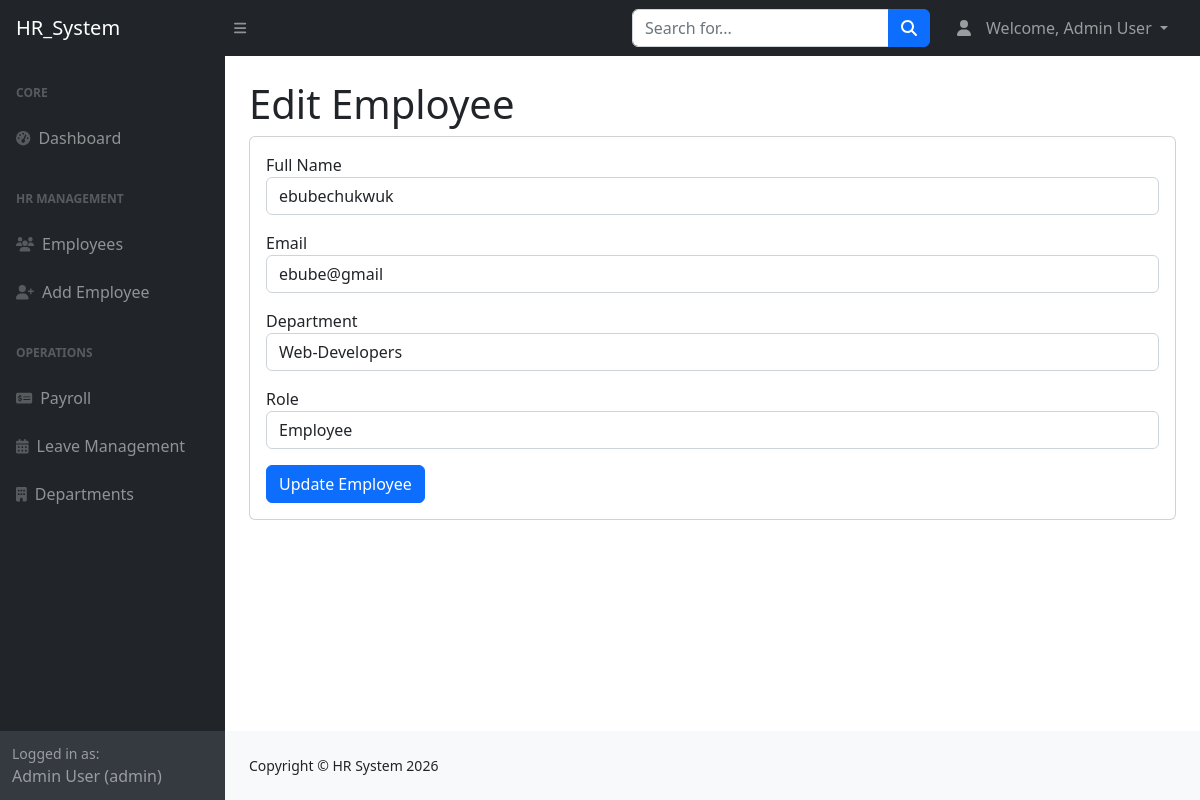
/hr_suite/employee/edit_employee.php?id=8 (signed in), run on the app's committed database.
### tables this page shows
CREATE TABLE `users` (
  `id` int(11) NOT NULL,
  `full_name` varchar(100) NOT NULL,
  `email` varchar(100) NOT NULL,
  `password` varchar(255) NOT NULL,
  `role` enum('admin','hr','employee') NOT NULL DEFAULT 'employee',
  `department_id` int(11) NOT NULL,
  `created_at` timestamp NOT NULL DEFAULT current_timestamp(),
  `profile_image` varchar(255) DEFAULT NULL
);

CREATE TABLE `departments` (
  `id` int(11) NOT NULL,
  `department_name` varchar(100) NOT NULL,
  `created_at` timestamp NOT NULL DEFAULT current_timestamp()
);

### hr_suite/employee/edit_employee.php (the view, shortened to what this page needs)
<?php
include("../config/db.php");
$name = $_SESSION['name'];
$role = $_SESSION['role'];
$id = intval($_GET['id'] ?? 0);
$sql = "SELECT * FROM users WHERE id = $id";
$result = mysqli_query($conn, $sql);
$user = mysqli_fetch_assoc($result);
$dept_sql = "SELECT * FROM departments";
$dept_result = mysqli_query($conn, $dept_sql);
?>
<!DOCTYPE html>
<html lang="en">
<head>
    <link href="https://cdn.jsdelivr.net/npm/simple-datatables@7.1.2/dist/style.min.css" rel="stylesheet" />
    <link href="../assets/css/styles.css" rel="stylesheet">
</head>
<body class="sb-nav-fixed">
<nav class="sb-topnav navbar navbar-expand navbar-dark bg-dark">
            <a class="navbar-brand ps-3" href="index.php">HR_System</a>
            <button class="btn btn-link btn-sm order-1 order-lg-0 me-4 me-lg-0" id="sidebarToggle" href="#!"><i class="fas fa-bars"></i></button>
            <form class="d-none d-md-inline-block form-inline ms-auto me-0 me-md-3 my-2 my-md-0">
                <div class="input-group">
                    <input class="form-control" type="text" placeholder="Search for..." aria-label="Search for..." aria-describedby="btnNavbarSearch" />
                    <button class="btn btn-primary" id="btnNavbarSearch" type="button"><i class="fas fa-search"></i></button>
                </div>
            </form>
            <ul class="navbar-nav ms-auto ms-md-0 me-3 me-lg-4">
                <li class="nav-item dropdown">
                    <a class="nav-link dropdown-toggle" id="navbarDropdown" href="#" role="button" data-bs-toggle="dropdown" aria-expanded="false"><i class="fas fa-user fa-fw"></i>
                    <span class="ms-2 d-none d-lg-inline">
                    <?php echo "Welcome, " . $name; ?>
                    </span></a>
                </li>
            </ul>
        </nav>
<div id="layoutSidenav">
<div id="layoutSidenav_nav">
    <nav class="sb-sidenav accordion sb-sidenav-dark" id="sidenavAccordion">
        <div class="sb-sidenav-menu">
            <div class="nav">
                <div class="sb-sidenav-menu-heading">Core</div>
                <a class="nav-link" href="../admin/index.php">
                    <div class="sb-nav-link-icon"><i class="fas fa-tachometer-alt"></i></div>
                    Dashboard
                </a>
                <div class="sb-sidenav-menu-heading">HR Management</div>
                <a class="nav-link" href="../employee/index.php">
                    <div class="sb-nav-link-icon"><i class="fas fa-users"></i></div>
                    Employees
                </a>
                <a class="nav-link" href="../employee/add_employee.php">
                    <div class="sb-nav-link-icon"><i class="fas fa-user-plus"></i></div>
                    Add Employee
                </a>
                <div class="sb-sidenav-menu-heading">Operations</div>
                <a class="nav-link" href="">
                    <div class="sb-nav-link-icon"><i class="fas fa-money-check-dollar"></i></div>
                    Payroll
                </a>
                <a class="nav-link" href="#">
                    <div class="sb-nav-link-icon"><i class="fas fa-calendar-days"></i></div>
                    Leave Management
                </a>
                <a class="nav-link" href="../departments/index.php">
                    <div class="sb-nav-link-icon"><i class="fas fa-building"></i></div>
                    Departments
                </a>
            </div>
        </div>
        <div class="sb-sidenav-footer">
            <div class="small">Logged in as:</div>
            <?php echo $name ?? 'User'; ?> (<?php echo $role ?? 'Role'; ?>)
        </div>
    </nav>
</div>
<div id="layoutSidenav_content">
<main>
<div class="container-fluid px-4">
    <h1 class="mt-4">Edit Employee</h1>
    <div class="card mb-4">
        <div class="card-body">
            <form action="update_employee.php" method="POST">
                <div class="mb-3">
                    <label>Full Name</label>
                    <input type="text" name="full_name"
                           class="form-control"
                           value="<?php echo $user['full_name']; ?>" required>
                </div>
                <div class="mb-3">
                    <label>Email</label>
                    <input type="email" name="email"
                           class="form-control"
                           value="<?php echo $user['email']; ?>" required>
                </div>
                <div class="mb-3">
                    <label>Department</label>
                    <select name="department_id" class="form-control">
                        <?php while($dept = mysqli_fetch_assoc($dept_result)): ?>
                            <option value="<?php echo $dept['id']; ?>"
                                <?php if($user['department_id'] == $dept['id']) echo "selected"; ?>>
                                <?php echo $dept['department_name']; ?>
                            </option>
                        <?php endwhile; ?>
                    </select>
                </div>
                <div class="mb-3">
                    <label>Role</label>
                    <select name="role" class="form-control">
                        <option value="employee" <?php if($user['role']=="employee") echo "selected"; ?>>Employee</option>
                    </select>
                </div>
                <button type="submit" class="btn btn-primary">
                    Update Employee
                </button>
            </form>
        </div>
    </div>
</div>
</main>
<footer class="py-4 bg-light mt-auto">
    <div class="container-fluid px-4">
        <div class="d-flex justify-content-between small">
            <div>Copyright © HR System 2026</div>
        </div>
    </div>
</footer>
</div>
</div>
</body>
</html>

### data on the page
users: full_name "ebubechukwuk", email "ebube@gmail", department_id "Web-Developers", role "Employee"

### other printed values
$name "Admin User"
$role "admin"
